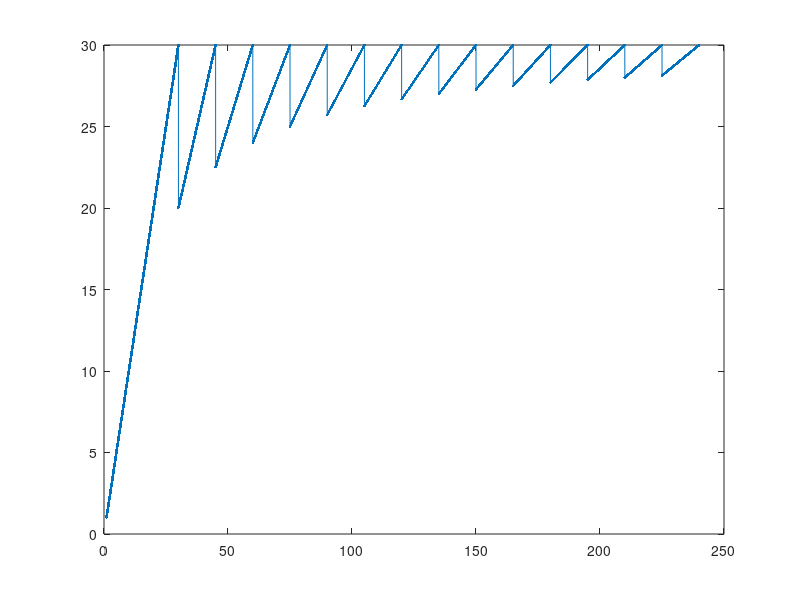

Source code (MATLAB): (Note: this script raises an error after producing the figure.)
T = (1:(1/60):240)'; % record length (min)

T1 = 20;
T2 = 30;

n = nan*T;
L = nan*T;

for i = 1:length(T)

    if T(i) <= T1
        n(i) = 1;
        L(i) = T(i);
        continue
    end
    
    nj = floor(2*T(i)/T2-1):ceil(2*T(i)/T1-1);
    Lj = 2*T(i)./(nj+1);
    idx = find((Lj>=T1) & (Lj<=T2),1,'first');

    if ~isempty(idx)
        n(i) = nj(idx);
        L(i) = Lj(idx);
    end

end

figure(1); clf
plot(T,L,'.-')
yyaxis right
plot(T,n,'.-')
sum(isnan(n))